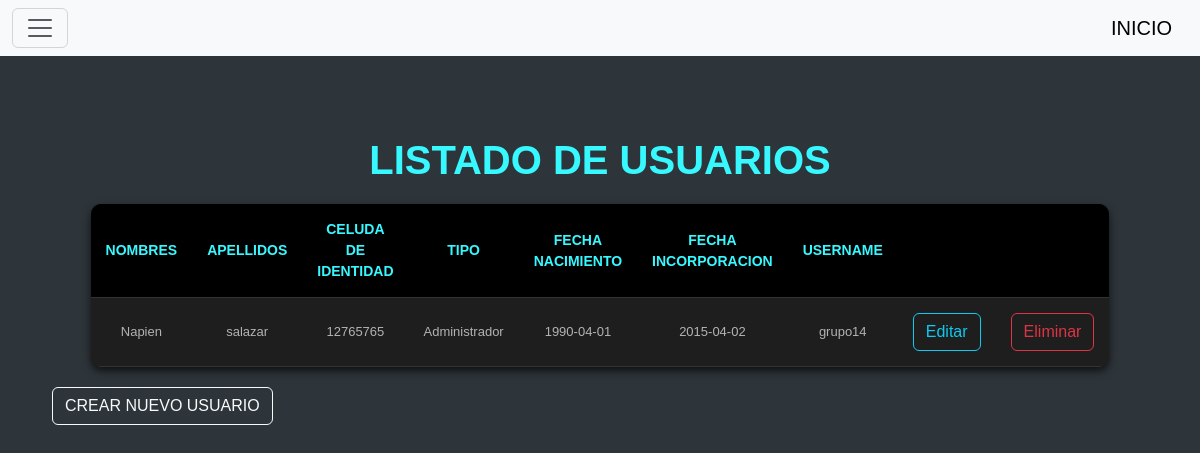
Page /usuarios (signed in) on the earlier database version.
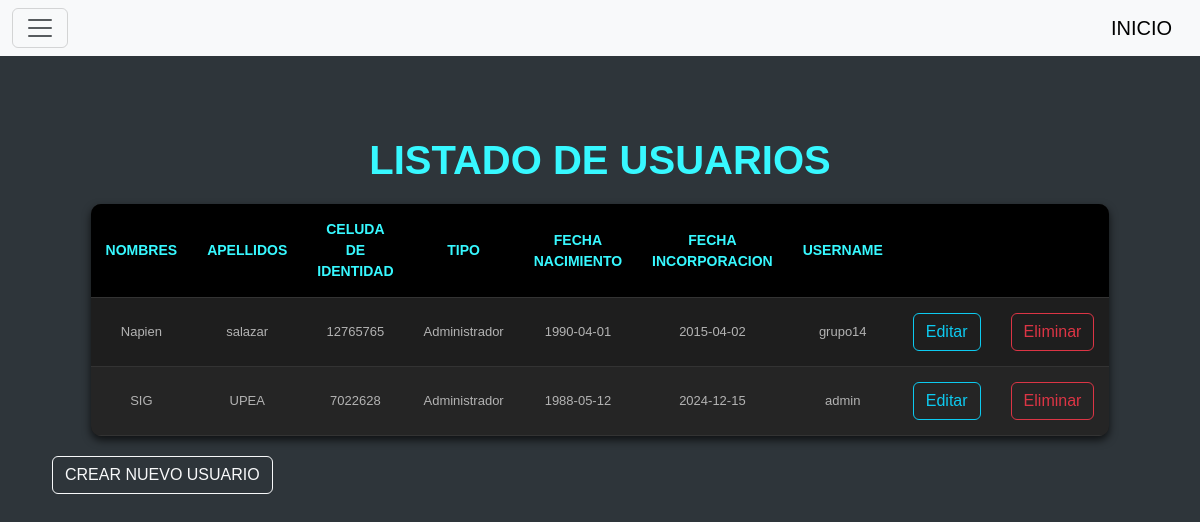
Same page on the later database version.
### tables this page shows
CREATE TABLE usuario(
            id_user INTEGER PRIMARY KEY AUTOINCREMENT,
            nombre TEXT NOT NULL,
            apellido TEXT NOT NULL,
            ci INTEGER NOT NULL,
            tipo TEXT NOT NULL,
            fecha_nan DATE NOT NULL,
            fecha_inc DATE NOT NULL,
            username TEXT NOT NULL,
            password TEXT NOT NULL
        );

### blueprints/usuarios/__init__.py (the view)
@usuarios_bp.route("/usuarios")
@login_required
def index_user():
    conn = sqlite3.connect("urban_maps.db")
    conn.row_factory = sqlite3.Row
    cursor = conn.cursor()
    cursor.execute("SELECT * FROM usuario")
    usuarios = cursor.fetchall()
    conn.close()
    return render_template('index_user.html',usuarios=usuarios)

### blueprints/usuarios/__init__.py (called while the page is built)
def login_required(f):
    @wraps(f)
    def decorated_function(*args, **kwargs):
        if 'id_user' not in session:
            return redirect("/login")
        return f(*args, **kwargs)
    return decorated_function

### blueprints/usuarios/templates/index_user.html (shortened to what this page needs)
{% include 'header.html' %}
<div class="container mt-5">
    <h1 class="fw-bold">LISTADO DE USUARIOS</h1>
    <table class="table-gris">
      <thead>
          <tr>
              <th>NOMBRES</th>
              <th>APELLIDOS</th>
              <th>CELUDA DE IDENTIDAD</th>
              <th>TIPO</th>
              <th>FECHA NACIMIENTO</th>
              <th>FECHA INCORPORACION</th>
              <th>USERNAME</th>
              <th></th>
              <th></th>
          </tr>
      </thead>
      <tbody>
          {% for usuarios in usuarios %}
          <tr>
              <td>{{ usuarios['nombre'] }}</td>
              <td>{{ usuarios['apellido'] }}</td>
              <td>{{ usuarios['ci'] }}</td>
              <td>{{ usuarios['tipo'] }}</td>
              <td>{{ usuarios['fecha_nan'] }}</td>
              <td>{{ usuarios['fecha_inc'] }}</td>
              <td>{{ usuarios['username'] }}</td>
              <td>
                  <a href="{{ url_for('usuarios.editar_user', id_user=usuarios['id_user']) }}" class="btn btn-outline-info">Editar</a>
                </td>
                <td>
                  <a href="{{ url_for('usuarios.eliminar_user', id_user=usuarios['id_user']) }}" onclick="return confirm('¿Estás seguro?')" class="btn btn-outline-danger"  >Eliminar</a>
              </td>
          </tr>
          {% endfor %}
      </tbody>
    </table>
    <a href="{{ url_for('usuarios.crear_user') }}" class="btn btn-outline-light">CREAR NUEVO USUARIO</a>
</div>
{% include 'footer.html' %}

### templates/header.html (shortened to what this page needs)
<!doctype html>
<html lang="es">
<head>
    <link href="https://cdn.jsdelivr.net/npm/bootstrap@5.3.3/dist/css/bootstrap.min.css" rel="stylesheet">
    <link rel="stylesheet" href="{{ url_for('static', filename='CSS/style_menu.css') }}">
</head>
<body>
    <nav class="navbar bg-body-tertiary fixed-top">
        <div class="container-fluid">
            <button class="navbar-toggler" type="button" data-bs-toggle="offcanvas" data-bs-target="#offcanvasNavbar" aria-controls="offcanvasNavbar" aria-label="Toggle navigation">
                <span class="navbar-toggler-icon"></span>
            </button>
            <div><a class="navbar-brand" href="/admin/dashboard">INICIO</a></div>
        </div>
    </nav>
</body>
</html>

### templates/footer.html (shortened to what this page needs)
</body>
</html>

### templates/header.html (style rules this page uses)
body { font-family: sans-serif; margin: 40px; background-color: #2e353a; color: #e0e0e0; }
h1 { text-align: center; color: #37f8ff; }
table { width: 80%; margin: 20px auto; border-collapse: collapse; background-color: #1e1e1e; border-radius: 10px; overflow: hidden; box-shadow: 0 4px 8px rgba(0, 0, 0, 0.7); }
th, td { padding: 15px; text-align: center; border-bottom: 1px solid #333; }
th { background-color: #000000; color: #37f8ff; text-transform: uppercase; font-size: 14px; }
tr:nth-child(even) { background-color: #252525; }
tr:nth-child(odd) { background-color: #1e1e1e; }
td { font-size: 13px; color: #b3b3b3; }

Differences in the rows shown:
added usuario: nombre "SIG", apellido "UPEA", ci "7022628", tipo "Administrador", fecha_nan "1988-05-12", fecha_inc "2024-12-15", username "admin"
